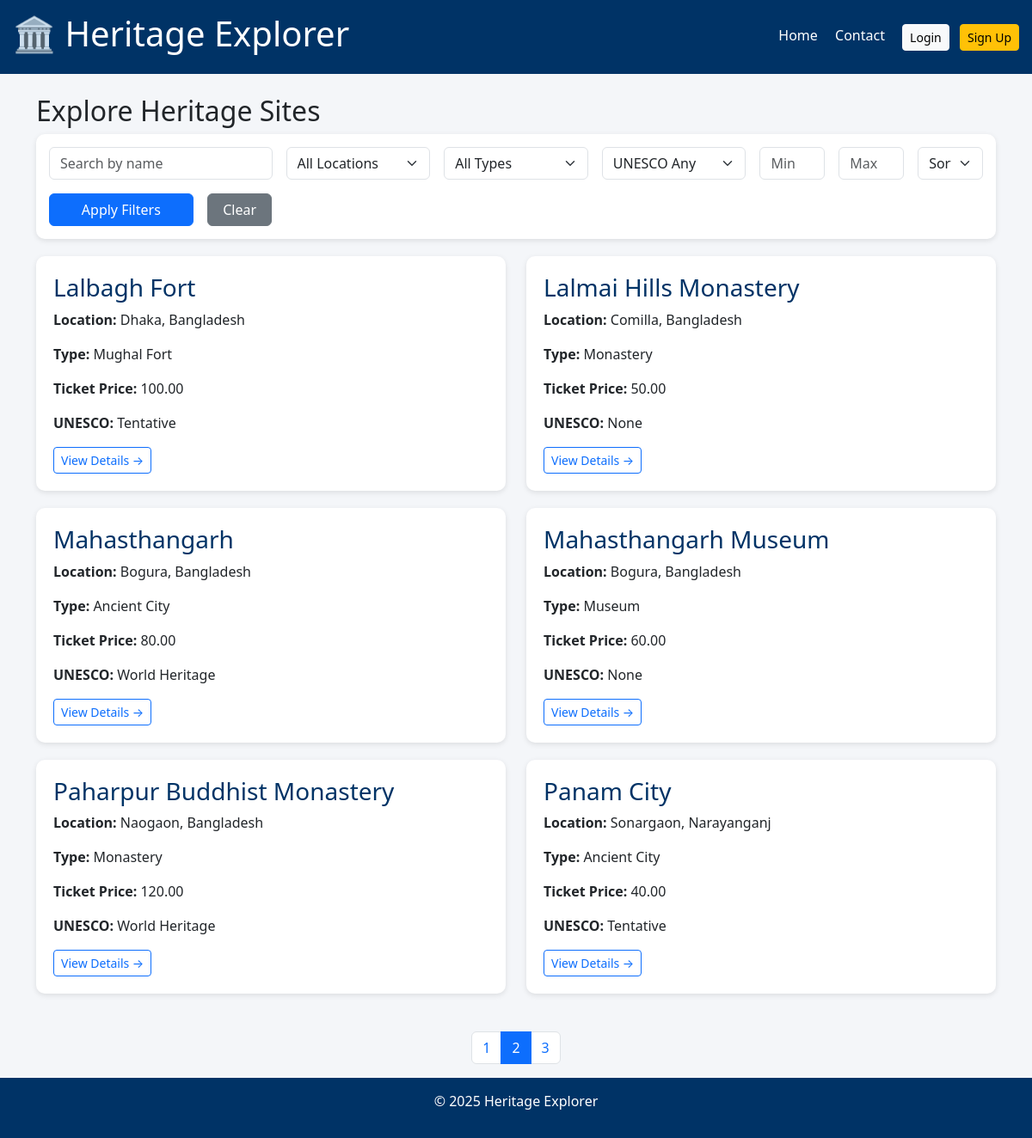
Screenshot of /?page=2 with the database file from the repository.
### tables this page shows
CREATE TABLE IF NOT EXISTS HeritageSites (
  site_id INT AUTO_INCREMENT PRIMARY KEY,
  name VARCHAR(150) NOT NULL,
  location VARCHAR(200),
  type VARCHAR(100),
  opening_hours VARCHAR(100),
  ticket_price DECIMAL(10,2) DEFAULT 0,
  unesco_status ENUM('None','Tentative','World Heritage') DEFAULT 'None',
  description TEXT,
  created_at TIMESTAMP DEFAULT CURRENT_TIMESTAMP
);

### index.php (the view, shortened to what this page needs)
<?php
require_once __DIR__ . '/includes/db_connect.php';
$visitor_logged_in = isset($_SESSION['visitor_id']);
$filter_name = trim($_GET['filter_name'] ?? '');
$filter_price_min = (isset($_GET['filter_price_min']) && $_GET['filter_price_min'] !== '') ? (float)$_GET['filter_price_min'] : null;
$filter_price_max = (isset($_GET['filter_price_max']) && $_GET['filter_price_max'] !== '') ? (float)$_GET['filter_price_max'] : null;
$price_range = $pdo->query("SELECT MIN(ticket_price) AS min_price, MAX(ticket_price) AS max_price FROM HeritageSites")->fetch(PDO::FETCH_ASSOC);
$db_min_price = (float)($price_range['min_price'] ?? 0);
$db_max_price = (float)($price_range['max_price'] ?? 0);
$where = ' WHERE 1=1';
$order_by = 'name ASC';
$stmt = $pdo->prepare("SELECT site_id, name, location, type, ticket_price, unesco_status FROM HeritageSites $where ORDER BY $order_by");
$stmt->execute();
$sites = $stmt->fetchAll(PDO::FETCH_ASSOC);
$per_page = 6;
$page = max(1, (int)($_GET['page'] ?? 1));
$offset = ($page - 1) * $per_page;
$countStmt = $pdo->prepare("SELECT COUNT(*) FROM HeritageSites $where");
$countStmt->execute();
$total_sites = (int)$countStmt->fetchColumn();
$total_pages = ceil($total_sites / $per_page);
$stmt = $pdo->prepare("
    SELECT site_id, name, location, type, ticket_price, unesco_status
    FROM HeritageSites
    $where
    ORDER BY $order_by
    LIMIT :limit OFFSET :offset
");
$stmt->bindValue(':limit', $per_page, PDO::PARAM_INT);
$stmt->bindValue(':offset', $offset, PDO::PARAM_INT);
$stmt->execute();
$sites = $stmt->fetchAll(PDO::FETCH_ASSOC);
?>
<!doctype html>
<html lang="en">
<head>
  <link href="https://cdn.jsdelivr.net/npm/bootstrap@5.3.0/dist/css/bootstrap.min.css" rel="stylesheet">
</head>
<body>
<header>
<div class="d-flex justify-content-between align-items-center">
  <h1>🏛 Heritage Explorer</h1>
  <nav>
      <a href="index.php" class="text-white me-3">Home</a>
      <a href="contact.php" class="text-white me-3">Contact</a>
      <?php if ($visitor_logged_in): ?>
        <a href="visitor/profile.php" class="text-white me-3">Profile</a>
        <a href="visitor/logout.php" class="btn btn-sm btn-light">Logout</a>
      <?php else: ?>
        <a href="visitor/login.php" class="btn btn-sm btn-light me-2">Login</a>
        <a href="visitor/signup.php" class="btn btn-sm btn-warning">Sign Up</a>
      <?php endif; ?>
    </nav>
    </div>
</header>
<div class="container my-4">
  <h2>Explore Heritage Sites</h2>
  <div class="filter-card">
    <form method="get" class="row g-3">
      <div class="col-md-3">
        <input type="text" name="filter_name" class="form-control" placeholder="Search by name" value="<?= htmlspecialchars($filter_name) ?>">
      </div>
      <div class="col-md-2">
        <select name="filter_location" class="form-select">
          <option value="">All Locations</option>
        </select>
      </div>
      <div class="col-md-2">
        <select name="filter_type" class="form-select">
          <option value="">All Types</option>
        </select>
      </div>
      <div class="col-md-2">
        <select name="filter_unesco" class="form-select">
          <option value="">UNESCO Any</option>
        </select>
      </div>
      <div class="col-md-1">
        <input type="number"
               name="filter_price_min"
               class="form-control"
               placeholder="Min"
               min="<?= $db_min_price ?>"
               max="<?= $db_max_price ?>"
               value="<?= htmlspecialchars($filter_price_min ?? '') ?>">
      </div>
      <div class="col-md-1">
        <input type="number"
               name="filter_price_max"
               class="form-control"
               placeholder="Max"
               min="<?= $db_min_price ?>"
               max="<?= $db_max_price ?>"
               value="<?= htmlspecialchars($filter_price_max ?? '') ?>">
      </div>
      <div class="col-md-1">
        <select name="sort_price" class="form-select">
          <option value="">Sort Price</option>
        </select>
      </div>
      <div class="col-md-2 d-grid">
        <button type="submit" class="btn btn-primary">Apply Filters</button>
      </div>
      <div class="col-md-1 d-grid">
        <a href="index.php" class="btn btn-secondary">Clear</a>
      </div>
    </form>
  </div>
  <?php if (empty($sites)): ?>
    <div class="alert alert-info">No sites match your filters.</div>
  <?php else: ?>
    <div class="row">
      <?php foreach ($sites as $s): ?>
        <div class="col-md-6">
          <div class="site-card">
            <h3><a href="site_view.php?id=<?= $s['site_id'] ?>"><?= htmlspecialchars($s['name']) ?></a></h3>
            <p><strong>Location:</strong> <?= htmlspecialchars($s['location']) ?></p>
            <p><strong>Type:</strong> <?= htmlspecialchars($s['type']) ?></p>
            <p><strong>Ticket Price:</strong> <?= number_format($s['ticket_price'],2) ?></p>
            <p><strong>UNESCO:</strong> <?= htmlspecialchars($s['unesco_status']) ?></p>
            <a href="site_view.php?id=<?= $s['site_id'] ?>" class="btn btn-outline-primary btn-sm">View Details →</a>
          </div>
        </div>
      <?php endforeach; ?>
    </div>
  <?php endif; ?>
</div>
<nav>
  <ul class="pagination justify-content-center">
    <?php for ($i=1; $i <= $total_pages; $i++): ?>
      <li class="page-item <?= $i === $page ? 'active' : '' ?>">
        <a class="page-link" href="?<?= http_build_query(array_merge($_GET, ['page'=>$i])) ?>">
          <?= $i ?>
        </a>
      </li>
    <?php endfor; ?>
  </ul>
</nav>
<footer>
  <p>&copy; <?= date('Y') ?> Heritage Explorer</p>
</footer>
</body>
</html>

### index.php (style rules this page uses)
body { background:#f4f6f9; }
header, footer { background:#003366; color:white; padding:15px; text-align:center; }
.site-card { background:white; padding:20px; border-radius:10px; box-shadow:0 2px 6px rgba(0,0,0,.1); margin-bottom:20px; }
.site-card h3 { color:#003366; }
a { color:#003366; text-decoration:none; }
.filter-card { background:white; padding:15px; border-radius:10px; margin-bottom:20px; box-shadow:0 2px 6px rgba(0,0,0,.1); }

### rows the page displays
heritagesites: name "Lalbagh Fort", location "Dhaka, Bangladesh", type "Mughal Fort", ticket_price "100.00", unesco_status "Tentative"
heritagesites: name "Lalmai Hills Monastery", location "Comilla, Bangladesh", type "Monastery", ticket_price "50.00", unesco_status "None"
heritagesites: name "Mahasthangarh", location "Bogura, Bangladesh", type "Ancient City", ticket_price "80.00", unesco_status "World Heritage"
heritagesites: name "Mahasthangarh Museum", location "Bogura, Bangladesh", type "Museum", ticket_price "60.00", unesco_status "None"
heritagesites: name "Paharpur Buddhist Monastery", location "Naogaon, Bangladesh", type "Monastery", ticket_price "120.00", unesco_status "World Heritage"
heritagesites: name "Panam City", location "Sonargaon, Narayanganj", type "Ancient City", ticket_price "40.00", unesco_status "Tentative"
